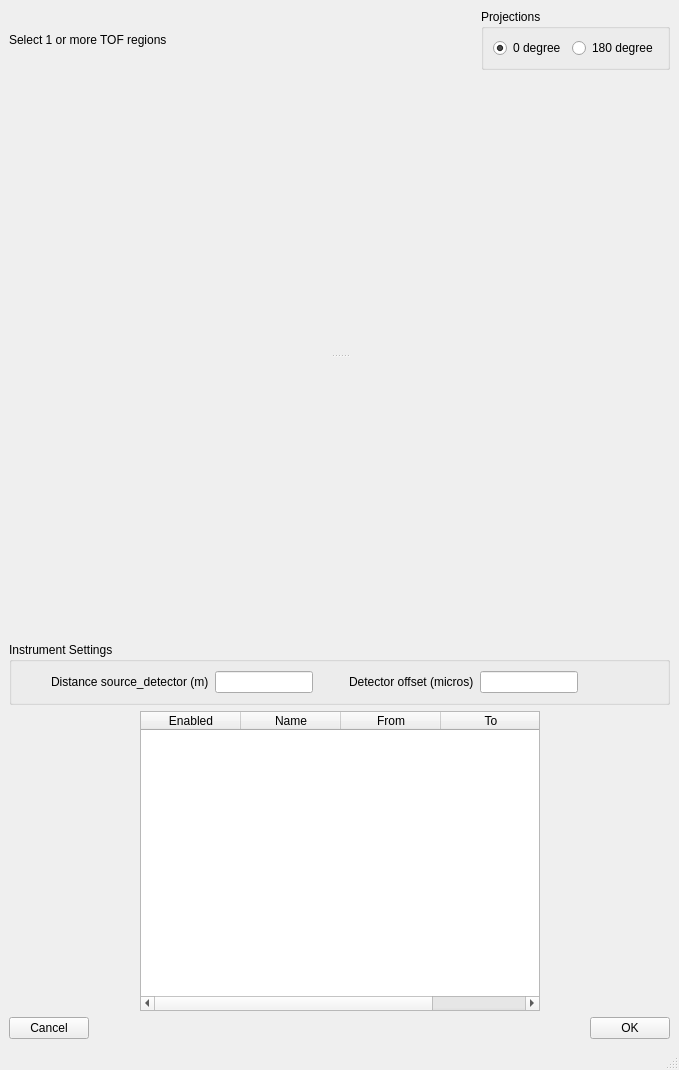
<?xml version="1.0" encoding="UTF-8"?>
<ui version="4.0">
 <class>MainWindow</class>
 <widget class="QMainWindow" name="MainWindow">
  <property name="windowModality">
   <enum>Qt::ApplicationModal</enum>
  </property>
  <property name="geometry">
   <rect>
    <x>0</x>
    <y>0</y>
    <width>679</width>
    <height>1070</height>
   </rect>
  </property>
  <property name="windowTitle">
   <string>MainWindow</string>
  </property>
  <widget class="QWidget" name="centralwidget">
   <layout class="QVBoxLayout" name="verticalLayout">
    <item>
     <layout class="QHBoxLayout" name="horizontalLayout_5">
      <item>
       <widget class="QLabel" name="label">
        <property name="text">
         <string>Select 1 or more TOF regions</string>
        </property>
       </widget>
      </item>
      <item>
       <spacer name="horizontalSpacer_7">
        <property name="orientation">
         <enum>Qt::Horizontal</enum>
        </property>
        <property name="sizeHint" stdset="0">
         <size>
          <width>40</width>
          <height>20</height>
         </size>
        </property>
       </spacer>
      </item>
      <item>
       <widget class="QLabel" name="hourglass_label">
        <property name="minimumSize">
         <size>
          <width>100</width>
          <height>50</height>
         </size>
        </property>
        <property name="maximumSize">
         <size>
          <width>100</width>
          <height>50</height>
         </size>
        </property>
        <property name="text">
         <string/>
        </property>
       </widget>
      </item>
      <item>
       <widget class="QGroupBox" name="groupBox_2">
        <property name="title">
         <string>Projections</string>
        </property>
        <layout class="QHBoxLayout" name="horizontalLayout_4">
         <item>
          <widget class="QRadioButton" name="projections_0degree_radioButton">
           <property name="text">
            <string>0 degree</string>
           </property>
           <property name="checked">
            <bool>true</bool>
           </property>
          </widget>
         </item>
         <item>
          <widget class="QRadioButton" name="projections_180degree_radioButton">
           <property name="text">
            <string>180 degree</string>
           </property>
          </widget>
         </item>
        </layout>
       </widget>
      </item>
     </layout>
    </item>
    <item>
     <widget class="QSplitter" name="splitter">
      <property name="orientation">
       <enum>Qt::Vertical</enum>
      </property>
      <widget class="QWidget" name="top_widget" native="true">
       <property name="sizePolicy">
        <sizepolicy hsizetype="Expanding" vsizetype="Expanding">
         <horstretch>0</horstretch>
         <verstretch>0</verstretch>
        </sizepolicy>
       </property>
      </widget>
      <widget class="QWidget" name="bottom_widget" native="true">
       <property name="sizePolicy">
        <sizepolicy hsizetype="Expanding" vsizetype="Expanding">
         <horstretch>0</horstretch>
         <verstretch>0</verstretch>
        </sizepolicy>
       </property>
      </widget>
     </widget>
    </item>
    <item>
     <widget class="QGroupBox" name="groupBox">
      <property name="title">
       <string>Instrument Settings</string>
      </property>
      <layout class="QHBoxLayout" name="horizontalLayout_2">
       <item>
        <spacer name="horizontalSpacer_4">
         <property name="orientation">
          <enum>Qt::Horizontal</enum>
         </property>
         <property name="sizeHint" stdset="0">
          <size>
           <width>40</width>
           <height>20</height>
          </size>
         </property>
        </spacer>
       </item>
       <item>
        <widget class="QLabel" name="distance_source_detector_label">
         <property name="text">
          <string>Distance source_detector (m)</string>
         </property>
        </widget>
       </item>
       <item>
        <widget class="QLineEdit" name="distance_source_detector_value"/>
       </item>
       <item>
        <spacer name="horizontalSpacer_2">
         <property name="orientation">
          <enum>Qt::Horizontal</enum>
         </property>
         <property name="sizeHint" stdset="0">
          <size>
           <width>40</width>
           <height>20</height>
          </size>
         </property>
        </spacer>
       </item>
       <item>
        <widget class="QLabel" name="detector_offset_label">
         <property name="text">
          <string>Detector offset (micros)</string>
         </property>
        </widget>
       </item>
       <item>
        <widget class="QLineEdit" name="detector_offset_value"/>
       </item>
       <item>
        <spacer name="horizontalSpacer_3">
         <property name="orientation">
          <enum>Qt::Horizontal</enum>
         </property>
         <property name="sizeHint" stdset="0">
          <size>
           <width>90</width>
           <height>20</height>
          </size>
         </property>
        </spacer>
       </item>
      </layout>
     </widget>
    </item>
    <item>
     <layout class="QHBoxLayout" name="horizontalLayout_3">
      <item>
       <spacer name="horizontalSpacer_5">
        <property name="orientation">
         <enum>Qt::Horizontal</enum>
        </property>
        <property name="sizeHint" stdset="0">
         <size>
          <width>40</width>
          <height>20</height>
         </size>
        </property>
       </spacer>
      </item>
      <item>
       <widget class="QTableWidget" name="tableWidget">
        <property name="minimumSize">
         <size>
          <width>400</width>
          <height>0</height>
         </size>
        </property>
        <property name="maximumSize">
         <size>
          <width>1000</width>
          <height>300</height>
         </size>
        </property>
        <property name="alternatingRowColors">
         <bool>true</bool>
        </property>
        <property name="selectionMode">
         <enum>QAbstractItemView::SingleSelection</enum>
        </property>
        <property name="selectionBehavior">
         <enum>QAbstractItemView::SelectRows</enum>
        </property>
        <attribute name="horizontalHeaderStretchLastSection">
         <bool>true</bool>
        </attribute>
        <attribute name="verticalHeaderStretchLastSection">
         <bool>false</bool>
        </attribute>
        <column>
         <property name="text">
          <string>Enabled</string>
         </property>
        </column>
        <column>
         <property name="text">
          <string>Name</string>
         </property>
        </column>
        <column>
         <property name="text">
          <string>From</string>
         </property>
        </column>
        <column>
         <property name="text">
          <string>To</string>
         </property>
        </column>
       </widget>
      </item>
      <item>
       <spacer name="horizontalSpacer_6">
        <property name="orientation">
         <enum>Qt::Horizontal</enum>
        </property>
        <property name="sizeHint" stdset="0">
         <size>
          <width>40</width>
          <height>20</height>
         </size>
        </property>
       </spacer>
      </item>
     </layout>
    </item>
    <item>
     <layout class="QHBoxLayout" name="horizontalLayout">
      <item>
       <widget class="QPushButton" name="pushButton_2">
        <property name="text">
         <string>Cancel</string>
        </property>
       </widget>
      </item>
      <item>
       <spacer name="horizontalSpacer">
        <property name="orientation">
         <enum>Qt::Horizontal</enum>
        </property>
        <property name="sizeHint" stdset="0">
         <size>
          <width>658</width>
          <height>20</height>
         </size>
        </property>
       </spacer>
      </item>
      <item>
       <widget class="QPushButton" name="pushButton">
        <property name="text">
         <string>OK</string>
        </property>
       </widget>
      </item>
     </layout>
    </item>
   </layout>
  </widget>
  <widget class="QMenuBar" name="menubar">
   <property name="geometry">
    <rect>
     <x>0</x>
     <y>0</y>
     <width>679</width>
     <height>24</height>
    </rect>
   </property>
  </widget>
  <widget class="QStatusBar" name="statusbar"/>
 </widget>
 <resources/>
 <connections>
  <connection>
   <sender>projections_0degree_radioButton</sender>
   <signal>clicked()</signal>
   <receiver>MainWindow</receiver>
   <slot>projections_changed()</slot>
   <hints>
    <hint type="sourcelabel">
     <x>546</x>
     <y>87</y>
    </hint>
    <hint type="destinationlabel">
     <x>734</x>
     <y>220</y>
    </hint>
   </hints>
  </connection>
  <connection>
   <sender>projections_180degree_radioButton</sender>
   <signal>clicked()</signal>
   <receiver>MainWindow</receiver>
   <slot>projections_changed()</slot>
   <hints>
    <hint type="sourcelabel">
     <x>648</x>
     <y>85</y>
    </hint>
    <hint type="destinationlabel">
     <x>731</x>
     <y>181</y>
    </hint>
   </hints>
  </connection>
  <connection>
   <sender>distance_source_detector_value</sender>
   <signal>returnPressed()</signal>
   <receiver>MainWindow</receiver>
   <slot>instrument_settings_changed()</slot>
   <hints>
    <hint type="sourcelabel">
     <x>319</x>
     <y>562</y>
    </hint>
    <hint type="destinationlabel">
     <x>730</x>
     <y>505</y>
    </hint>
   </hints>
  </connection>
  <connection>
   <sender>detector_offset_value</sender>
   <signal>returnPressed()</signal>
   <receiver>MainWindow</receiver>
   <slot>instrument_settings_changed()</slot>
   <hints>
    <hint type="sourcelabel">
     <x>587</x>
     <y>562</y>
    </hint>
    <hint type="destinationlabel">
     <x>729</x>
     <y>460</y>
    </hint>
   </hints>
  </connection>
  <connection>
   <sender>tableWidget</sender>
   <signal>cellChanged(int,int)</signal>
   <receiver>MainWindow</receiver>
   <slot>table_changed()</slot>
   <hints>
    <hint type="sourcelabel">
     <x>526</x>
     <y>940</y>
    </hint>
    <hint type="destinationlabel">
     <x>719</x>
     <y>636</y>
    </hint>
   </hints>
  </connection>
  <connection>
   <sender>pushButton</sender>
   <signal>clicked()</signal>
   <receiver>MainWindow</receiver>
   <slot>accept()</slot>
   <hints>
    <hint type="sourcelabel">
     <x>666</x>
     <y>1030</y>
    </hint>
    <hint type="destinationlabel">
     <x>569</x>
     <y>783</y>
    </hint>
   </hints>
  </connection>
  <connection>
   <sender>pushButton_2</sender>
   <signal>clicked()</signal>
   <receiver>MainWindow</receiver>
   <slot>cancel()</slot>
   <hints>
    <hint type="sourcelabel">
     <x>56</x>
     <y>1008</y>
    </hint>
    <hint type="destinationlabel">
     <x>151</x>
     <y>1010</y>
    </hint>
   </hints>
  </connection>
 </connections>
 <slots>
  <slot>table_changed()</slot>
  <slot>projections_changed()</slot>
  <slot>instrument_settings_changed()</slot>
  <slot>accept()</slot>
  <slot>cancel()</slot>
 </slots>
</ui>
